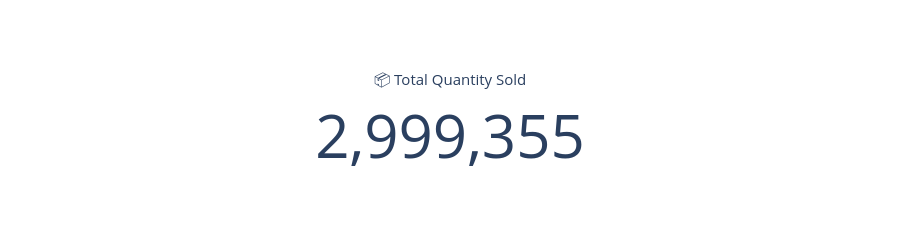

The code cell stored with this chart in its notebook:
### Code cell
# Total quantity of items sold:
Total_quantity_sold = run("""
SELECT SUM(quantity) AS total_quantity
FROM order_items
""")

# Extract numeric value
total_quantity_value = Total_quantity_sold.iloc[0,0]
import plotly.graph_objects as go

fig = go.Figure(go.Indicator(
    mode="number",
    value=total_quantity_value,
    title={"text": "📦 Total Quantity Sold"},
    number={
        "valueformat": ",",
        "font":{"size":60}
    }
))

fig.update_layout(height=250)
fig.show()

### Figure 1 — Plotly figure (JSON) as saved in the notebook; plotly's stock layout.template omitted (floating-point values rounded to 4 significant figures)
{"data": [{"mode": "number", "number": {"font": {"size": 60}, "valueformat": ","}, "title": {"text": "📦 Total Quantity Sold"}, "type": "indicator", "value": 2999355}], "layout": {"height": 250}}
